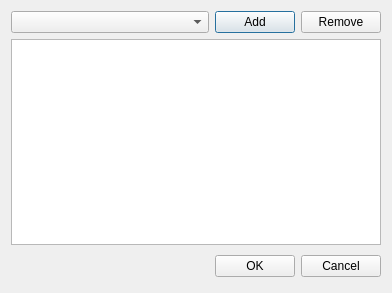
<?xml version="1.0" encoding="UTF-8"?>
<ui version="4.0">
 <class>ConstStrArrEditorDialog</class>
 <widget class="QDialog" name="ConstStrArrEditorDialog">
  <property name="geometry">
   <rect>
    <x>0</x>
    <y>0</y>
    <width>392</width>
    <height>293</height>
   </rect>
  </property>
  <property name="windowTitle">
   <string>Dialog</string>
  </property>
  <layout class="QGridLayout" name="gridLayout">
   <item row="0" column="0">
    <widget class="QComboBox" name="cb">
     <property name="sizePolicy">
      <sizepolicy hsizetype="Minimum" vsizetype="Fixed">
       <horstretch>0</horstretch>
       <verstretch>0</verstretch>
      </sizepolicy>
     </property>
    </widget>
   </item>
   <item row="0" column="1">
    <widget class="QPushButton" name="addButton">
     <property name="sizePolicy">
      <sizepolicy hsizetype="Fixed" vsizetype="Fixed">
       <horstretch>0</horstretch>
       <verstretch>0</verstretch>
      </sizepolicy>
     </property>
     <property name="text">
      <string>Add</string>
     </property>
    </widget>
   </item>
   <item row="0" column="2">
    <widget class="QPushButton" name="removeButton">
     <property name="sizePolicy">
      <sizepolicy hsizetype="Fixed" vsizetype="Fixed">
       <horstretch>0</horstretch>
       <verstretch>0</verstretch>
      </sizepolicy>
     </property>
     <property name="text">
      <string>Remove</string>
     </property>
    </widget>
   </item>
   <item row="1" column="0" colspan="3">
    <widget class="QListWidget" name="listWidget"/>
   </item>
   <item row="2" column="0" colspan="3">
    <layout class="QHBoxLayout">
     <property name="spacing">
      <number>6</number>
     </property>
     <property name="margin">
      <number>0</number>
     </property>
     <item>
      <spacer>
       <property name="orientation">
        <enum>Qt::Horizontal</enum>
       </property>
       <property name="sizeHint" stdset="0">
        <size>
         <width>131</width>
         <height>31</height>
        </size>
       </property>
      </spacer>
     </item>
     <item>
      <widget class="QPushButton" name="okButton">
       <property name="text">
        <string>OK</string>
       </property>
      </widget>
     </item>
     <item>
      <widget class="QPushButton" name="cancelButton">
       <property name="text">
        <string>Cancel</string>
       </property>
      </widget>
     </item>
    </layout>
   </item>
  </layout>
 </widget>
 <resources/>
 <connections>
  <connection>
   <sender>okButton</sender>
   <signal>clicked()</signal>
   <receiver>ConstStrArrEditorDialog</receiver>
   <slot>accept()</slot>
   <hints>
    <hint type="sourcelabel">
     <x>278</x>
     <y>253</y>
    </hint>
    <hint type="destinationlabel">
     <x>96</x>
     <y>254</y>
    </hint>
   </hints>
  </connection>
  <connection>
   <sender>cancelButton</sender>
   <signal>clicked()</signal>
   <receiver>ConstStrArrEditorDialog</receiver>
   <slot>reject()</slot>
   <hints>
    <hint type="sourcelabel">
     <x>369</x>
     <y>253</y>
    </hint>
    <hint type="destinationlabel">
     <x>179</x>
     <y>282</y>
    </hint>
   </hints>
  </connection>
 </connections>
</ui>
